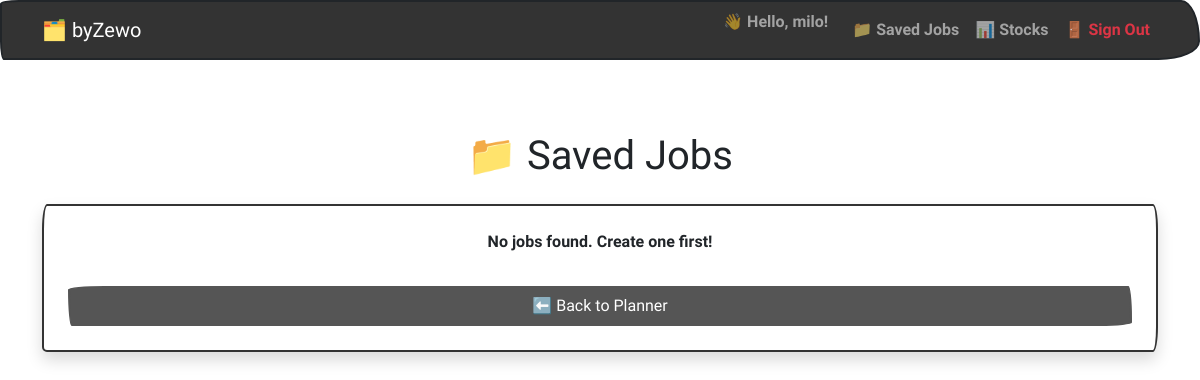
/jobs (signed in), run on an earlier commit of the app's database.
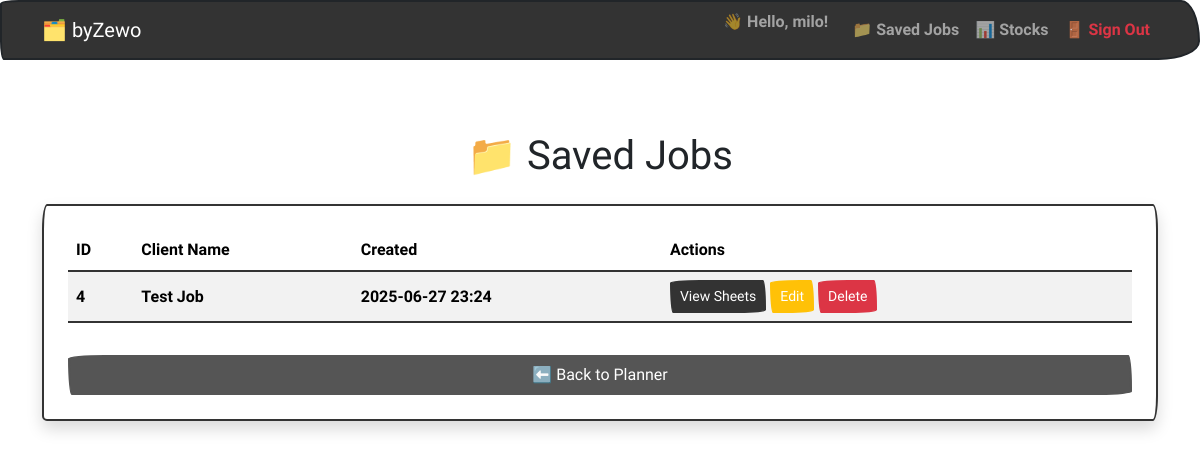
And on a later commit of the database.
### models.py (models this page shows)
class Job(Base):
    __tablename__ = "jobs"
    id = Column(Integer, primary_key=True)
    client_name = Column(String)
    notes = Column(String)
    created_at = Column(DateTime(timezone=True), server_default=func.now())
    image_folder = Column(String)
    final_price = Column(Float, nullable=True)
    soft_deadline = Column(Date, nullable=True)
    hard_deadline = Column(Date, nullable=True)
    user_id = Column(Integer, ForeignKey("users.id"), nullable=False)
    owner = relationship("User", back_populates="jobs")
    estimates = relationship("Estimate", back_populates="job", cascade="all, delete")
    parts = relationship("Part", back_populates="job", cascade="all, delete")

### app.py (the view)
@app.route("/jobs")
def jobs():
    user = current_user()
    if not user:
        return redirect(url_for("login"))
    db = SessionLocal()
    all_jobs = db.query(Job).filter(Job.user_id == user.id).order_by(Job.created_at.desc()).all()
    db.close()
    return render_template("jobs.html", jobs=all_jobs, user=user)

### app.py (called while the page is built)
def current_user():
    uid = session.get("user_id")
    if uid:
        db = SessionLocal()
        user = db.query(User).filter(User.id == uid).first()
        db.close()
        return user
    return None

### templates/jobs.html
{% extends "base.html" %} {% block title %}Saved Jobs{% endblock %} {% block
content %}
<h1 class="mb-4 text-center">📁 Saved Jobs</h1>
<div class="card p-4 shadow">
  {% if jobs %}
  <table class="table table-striped align-middle">
    <thead>
      <tr>
        <th>ID</th>
        <th>Client Name</th>
        <th>Created</th>
        <th>Actions</th>
      </tr>
    </thead>
    <tbody>
      {% for job in jobs %}
      <tr>
        <td>{{ job.id }}</td>
        <td>{{ job.client_name or "N/A" }}</td>
        <td>
          {% if job.created_at %} {{ job.created_at.strftime('%Y-%m-%d %H:%M')
          }} {% else %} N/A {% endif %}
        </td>
        <td>
          <a
            href="{{ url_for('job_details', job_id=job.id) }}"
            class="btn btn-primary btn-sm"
            >View Sheets</a
          >
          <a
            href="{{ url_for('edit_job', job_id=job.id) }}"
            class="btn btn-warning btn-sm"
            >Edit</a
          >
          <form
            action="{{ url_for('delete_job', job_id=job.id) }}"
            method="POST"
            style="display: inline"
            onsubmit="return confirm('Are you sure you want to delete this job?');"
          >
            <button type="submit" class="btn btn-danger btn-sm">Delete</button>
          </form>
        </td>
      </tr>
      {% endfor %}
    </tbody>
  </table>
  {% else %}
  <p class="text-center">No jobs found. Create one first!</p>
  {% endif %}
  <a href="{{ url_for('index') }}" class="btn btn-secondary mt-3">
    ⬅️ Back to Planner
  </a>
</div>
{% endblock %}

What changed in the data, as far as the page shows it:
added Job: id "4", client_name "Test Job", created_at "2025-06-27 23:24"
Also different on the page:
text no longer shown: "No jobs found. Create one first!"
text now shown: "ID Client Name Created Actions"
